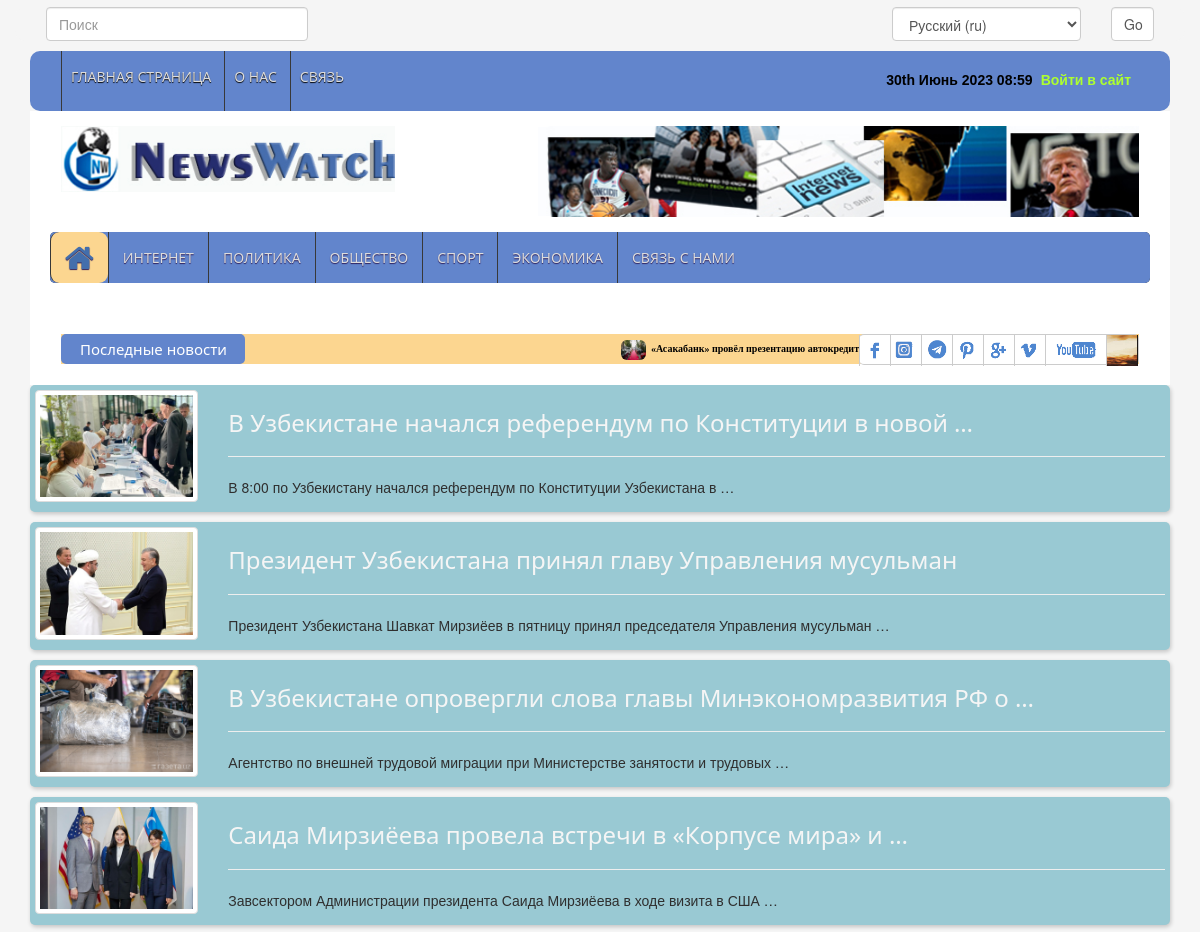
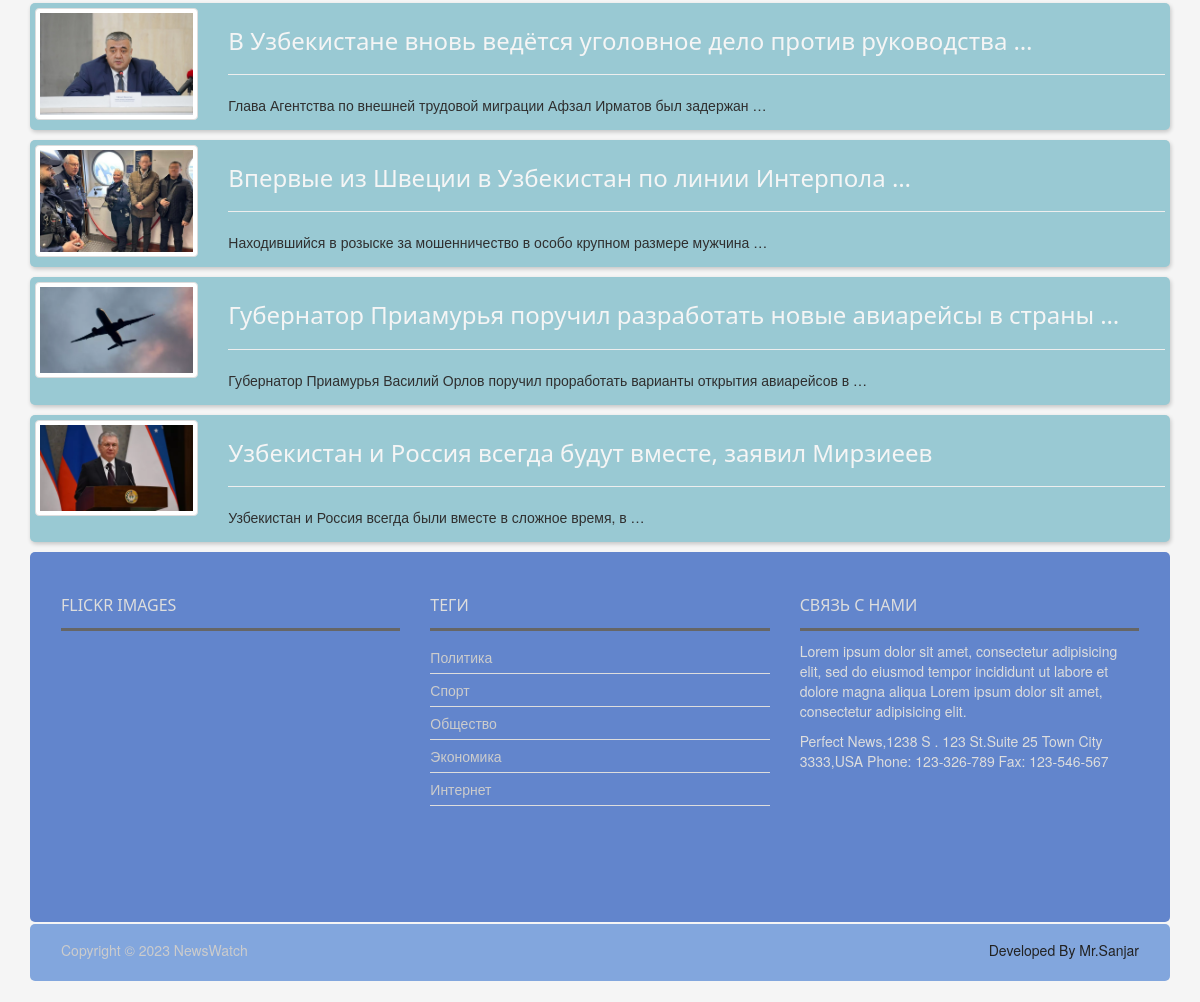
The app's page /ru/politic-news/ with its own data (2 pictures, top to bottom).
### news_app/models.py (models this page shows, shortened)
class News(models.Model):
    class Status(models.TextChoices):
        Draft = "DF", "Draft"
        Published = "PB", "Published"
    title = models.CharField(max_length=200)
    slug = models.SlugField(max_length=200)
    body = models.TextField()
    image = models.ImageField(upload_to="news/images")
    category = models.ForeignKey(Category,
                                 on_delete=models.CASCADE)
    publish_time = models.DateTimeField(default=timezone.now)
    created_time = models.DateTimeField(auto_now_add=True)
    updated_time = models.DateTimeField(auto_now=True)
    status = models.CharField(max_length=2, choices=Status.choices,
                              default=Status.Draft)
    objects = models.Manager()
    published = PublishedManager()
    class Meta:
        ordering = ["-publish_time"]

class Category(models.Model):
    name = models.CharField(max_length=100)

### news_app/views.py (the view)
# urls.py: path('politic-news/', PoliticNewsView.as_view(), name='politic_news_page'),
class PoliticNewsView(ListView):
    model = News
    template_name = 'news/politic.html'
    context_object_name = 'politic_news'
    def get_queryset(self):
        news = self.model.published.all().filter(category__id=1)
        return news

### news_app/context_processor.py (called while the page is built)
def latest_news(request):
    latest_news = News.published.all().order_by('-publish_time')[:10]
    categories = Category.objects.all()
    context = {
        'latest_news': latest_news,
        'categories': categories
    }
    return context

### news_app/models.py (called while the page is built)
    def get_queryset(self):
        return super().get_queryset().filter(status=News.Status.Published)

### templates/news/politic.html (shortened to what this page needs)
{% extends 'news/base.html' %}
{% load static %}
{% load i18n %}
{% block content %}
    {% for politic in politic_news %}
        <a href="{% url 'news_detail_page' politic.slug %}">
            <div class="container">
                <div class="border_list_style">
                    <div class="row">
                        <div class="col-md-2 center-block">
                            <img class="img-thumbnail" src="{{ politic.image.url }}" style="width: 100%" alt="deteail-image">
                        </div>
                        <div class="col-md-10">
                            <h3>{{ politic.title |truncatewords:8 }}</h3><hr>
                            <p id="news_body">{{ politic.body | truncatewords:10 }}</p>
                        </div>
                    </div>
                </div>
            </div>
        </a>
    {% endfor %}
{% endblock content%}

### templates/news/base.html (shortened to what this page needs)
{% load static %}
{% load i18n %}
<!DOCTYPE html>
<html lang="en">
<head>
    <link rel="stylesheet" type="text/css" href="{% static 'css/bootstrap.min.css' %}">
    <link rel="stylesheet" type="text/css" href="{% static 'css/font-awesome.min.css' %}">
    <link rel="stylesheet" type="text/css" href="{% static 'css/animate.css' %}">
    <link rel="stylesheet" type="text/css" href="{% static 'css/font.css' %}">
    <link rel="stylesheet" type="text/css" href="{% static 'css/li-scroller.css' %}">
    <link rel="stylesheet" type="text/css" href="{% static 'css/slick.css' %}">
    <link rel="stylesheet" type="text/css" href="{% static 'css/jquery.fancybox.css' %}">
    <link rel="stylesheet" type="text/css" href="{% static 'css/theme.css' %}">
    <link rel="stylesheet" type="text/css" href="{% static 'css/style.css' %}">
</head>
<body>
    <div class="container">
      <header id="header">
      <div class=" row" style="margin-bottom: 10px;">
            <div class="header_top" style="background-color: #f5f5f5">
                <div class="col-lg-3 col-md-3 col-sm-6 col-xs-6" style="padding-left: 0px">
                    <form method="get" action="{% url 'search_results' %}">
                                <input  type="search" name="q" placeholder="{% blocktrans %}Поиск{% endblocktrans %}" class="form-control" >
                            </form>
                </div>
                <div class="col-lg-3 col-md-3"></div>
                <div class="col-lg-3 col-md-3"></div>
                <div class="col-lg-3 col-md-3 col-sm-6 col-xs-6" style="padding-right: 0px">
                    <form action="{% url 'set_language' %}" method="post">{% csrf_token %}
                        <div class="row">
                            <div class="col-lg-9 col-md-8 col-sm-8 col-xs-8">
                                <select class="form-control" name="language">
                                    {% get_current_language as LANGUAGE_CODE %}
                                    {% get_available_languages as LANGUAGES %}
                                    {% get_language_info_list for LANGUAGES as languages %}
                                    {% for language in languages %}
                                        <option value="{{ language.code }}"{% if language.code == LANGUAGE_CODE %} selected{% endif %}>
                                            {{ language.name_local }} ({{ language.code }})
                                        </option>
                                    {% endfor %}
                                </select>
                            </div>
                            <div class="col-lg-3 col-md-4 col-sm-4 col-xs-4">
                                <input class="form-control" type="submit" value="Go" >
                            </div>
                        </div>
                    </form>
                </div>
            </div>
        </div>
<div class="row">
  <div class="col-lg-12 col-md-12 col-sm-12">
    <div class="header_top">
      <div class="header_top_left">
        <ul class="top_nav">
          <li><a href="{% url 'home_page' %}">{% blocktrans %}Главная страница{% endblocktrans %}</a></li>
          <li><a id="about" href="#">О нас</a></li>
          <li><a href="{% url 'contact_page' %}">{% blocktrans %}Связь{% endblocktrans %}</a></li>
        </ul>
              </div>
              <div class="header_top_right">
              {% if request.user.is_authenticated %}
                  <p class="my_profile">
                      <a href="{% url 'user_profile'%}" >{% blocktrans %}Мой профил{% endblocktrans %} </a>
                      <a href="{% url 'logout'%}">{% blocktrans %}Выйти{% endblocktrans %}</a>
                  </p>
              {% else %}
                  <p><a href="{% url 'login'%}" style="color: greenyellow; font-size: 14px ">{% blocktrans %}Войти в сайт{% endblocktrans %}</a></p>
              {% endif %}
              <p style="color: black; font-size: 14px">{% now "jS F Y H:i" %}</p>
              </div>
            </div>
          </div>
          <div class="col-lg-12 col-md-12 col-sm-12">
            <div class="header_bottom">
              <div class="logo_area"><a href="{% url 'home_page' %}" class="logo"><img src="{% static 'images/logo.jpg' %}" alt=""></a></div>
              <div class="add_banner"><a href="#"><img src="{% static 'images/addbanner_728x90_V1.jpg' %}" alt="addbaner"></a></div>
            </div>
          </div>
        </div>
      </header>
      <section id="navArea">
        <nav class="navbar navbar-inverse" role="navigation">
          <div class="row" style="background-color: #6285cc; margin: 0; border-radius: 5px">
             <div id="navbar" class="navbar-collapse collapse">
                    <ul class="nav navbar-nav main_nav">
                        <li class="active" ><a href="{% url 'home_page' %}"><span class="fa fa-home desktop-home"></span>
                            <span class="mobile-show">Главная страница</span></a></li>
                        <li><a href="{% url 'internet_news_page' %}">{% blocktrans %}Интернет{% endblocktrans %}</a></li>
                        <li><a href="{% url 'politic_news_page' %}">{% blocktrans %}Политика{% endblocktrans %}</a></li>
                        <li><a href="{% url 'local_news_page' %}">{% blocktrans %}Общество{% endblocktrans %}</a></li>
                        <li><a href="{% url 'sport_news_page' %}">{% blocktrans %}Спорт{% endblocktrans %}</a></li>
                        <li><a href="{% url 'economic_news_page' %}">{% blocktrans %}Экономика{% endblocktrans %}</a></li>
                        <li><a href="{% url 'contact_page' %}">{% blocktrans %}Связь с нами{% endblocktrans %}</a></li>
                    </ul>
                </div>
          </div>
        </nav>
      </section>
      <section id="newsSection">
        <div class="row">
          <div class="col-lg-12 col-md-12">
            <div class="latest_newsarea"> <span>{% blocktrans %}Последные новости{% endblocktrans %}</span>
              <ul id="ticker01" class="news_sticker list-group">
                  {% for news in latest_news %}
                    <li class="list-item"><a style="color: black" href="{% url 'news_detail_page' news.slug %}"><img class="img-rounded" src="{{ news.image.url }}" alt="">{{ news.title }}</a></li>
                  {% endfor %}
              </ul>
              <div class="social_area">
                <ul class="social_nav list-group">
                  <li class="facebook"><a href="https://www.facebook.com/sanjar.utkirovich?mibextid=ZbWKwL" target="_blank"></a></li>
                  <li class="twitter"><a href="https://www.instagram.com/__maxmudov/?fbclid=IwAR1j34PBpgmZa_ILZe4x4HN6QAI4V1A8puBlIlBeM-Vn23fjLdzUaa776_Q" target="_blank"></a></li>
                  <li class="flickr"><a href="https://t.me/cocksure" target="_blank"></a></li>
                  <li class="pinterest"><a href="https://www.pinterest.com/" target="_blank"></a></li>
                  <li class="googleplus"><a href="#"></a></li>
                  <li class="vimeo"><a href="#"></a></li>
                  <li class="youtube"><a href="#"></a></li>
                  <li class="mail"><a href="#"></a></li>
                </ul>
              </div>
            </div>
          </div>
        </div>
      </section>
    </div>
    {% block content %}
    {% endblock content %}
<div class="container">
    <footer id="footer">
        <div class="footer_top">
          <div class="row">
            <div class="col-lg-4 col-md-4 col-sm-4">
              <div class="footer_widget wow fadeInLeftBig">
                <h2>Flickr Images</h2>
              </div>
            </div>
            <div class="col-lg-4 col-md-4 col-sm-4">
              <div class="footer_widget wow fadeInDown">
                <h2>Теги</h2>
                <ul class="tag_nav">
                    {% for category in categories %}
                  <li><a href="#">{{ category.name }}</a></li>
                    {% endfor %}
                </ul>
              </div>
            </div>
            <div class="col-lg-4 col-md-4 col-sm-4">
              <div class="footer_widget wow fadeInRightBig">
                <h2>Связь с нами</h2>
                <p>Lorem ipsum dolor sit amet, consectetur adipisicing elit, sed do eiusmod tempor incididunt ut labore et dolore magna aliqua Lorem ipsum dolor sit amet, consectetur adipisicing elit.</p>
                <address>
                Perfect News,1238 S . 123 St.Suite 25 Town City 3333,USA Phone: 123-326-789 Fax: 123-546-567
                </address>
              </div>
            </div>
          </div>
        </div>
<div class="footer_bottom">
  <p class="copyright">Copyright &copy; 2023 <a href="{% url 'home_page' %}">NewsWatch</a></p>
  <p class="developer">Developed By Mr.Sanjar</p>
</div>
</footer>
</div>
</body>
</html>

### static/css/li-scroller.css (style rules this page uses)
ul.newsticker { position:relative; left:750px; font:bold 10px Verdana; list-style-type:none; margin:0; padding:0 }
ul.newsticker li { float:left; margin:0; padding:0 }
ul.newsticker a { white-space:nowrap; padding:0; color:#fff; margin:0 50px 0 0 }
ul.newsticker a > img { height:20px; margin-right:5px; width:25px }

### static/css/theme.css (style rules this page uses)
.latest_newsarea span { background:none repeat scroll 0 0 }

### records on screen
News: image (picture), title "«Асакабанк» провёл презентацию автокредитов на обновлённых условиях"
News: image (picture), title "В Узбекистане начался референдум по Конституции в новой …", body "В 8:00 по Узбекистану начался референдум по Конституции Узбекистана в …"
News: image (picture), title "Президент Узбекистана принял главу Управления мусульман", body "Президент Узбекистана Шавкат Мирзиёев в пятницу принял председателя Управления мусульман …"
News: image (picture), title "В Узбекистане опровергли слова главы Минэкономразвития РФ о …", body "Агентство по внешней трудовой миграции при Министерстве занятости и трудовых …"
News: image (picture), title "Саида Мирзиёева провела встречи в «Корпусе мира» и …", body "Завсектором Администрации президента Саида Мирзиёева в ходе визита в США …"
News: image (picture), title "В Узбекистане вновь ведётся уголовное дело против руководства …", body "Глава Агентства по внешней трудовой миграции Афзал Ирматов был задержан …"
News: image (picture), title "Впервые из Швеции в Узбекистан по линии Интерпола …", body "Находившийся в розыске за мошенничество в особо крупном размере мужчина …"
News: image (picture), title "Губернатор Приамурья поручил разработать новые авиарейсы в страны …", body "Губернатор Приамурья Василий Орлов поручил проработать варианты открытия авиарейсов в …"
News: image (picture), title "Узбекистан и Россия всегда будут вместе, заявил Мирзиеев", body "Узбекистан и Россия всегда были вместе в сложное время, в …"
Category: name "Политика"
Category: name "Спорт"
Category: name "Общество"
Category: name "Экономика"
Category: name "Интернет"

### other values on screen
form field language "Русский (ru)"
